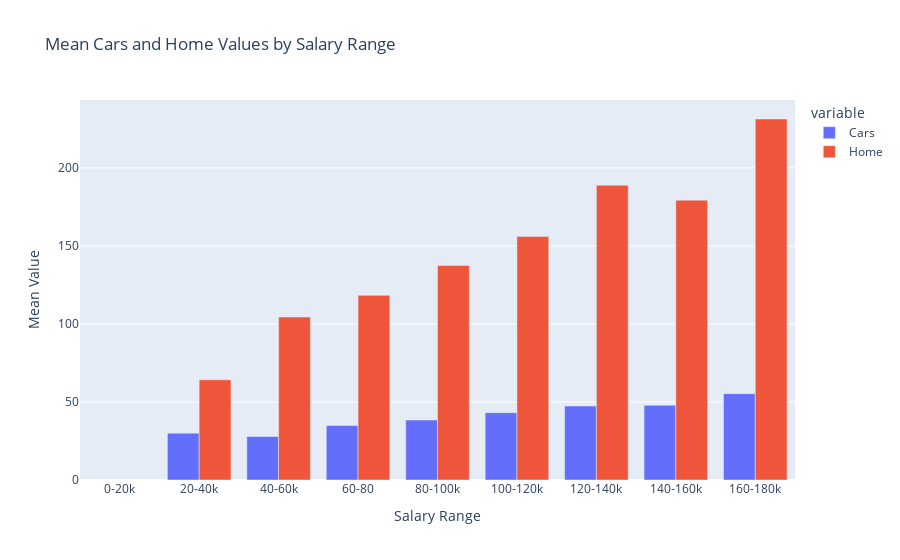

Notebook code cell kept with this figure:
### Markdown cell above
### 2. Higher salaries are associated with more cars and larger homes

### Code cell
# Create a new column for salary range
social_climbers_df['Salary Range'] = pd.cut(social_climbers_df['Salary'], bins=[0, 20, 40, 60, 80, 100, 120, 140, 160, 180],
                            labels=['0-20k', '20-40k', '40-60k', '60-80', '80-100k', '100-120k', '120-140k', '140-160k', '160-180k'])

# Group the data by salary range and calculate the mean of cars and home values for each group
grouped_df = social_climbers_df.groupby('Salary Range').mean()[['Cars', 'Home']]

# Reset the index to make salary range a column
grouped_df = grouped_df.reset_index()

# Create the plot
fig = px.bar(grouped_df, x='Salary Range', y=['Cars', 'Home'], barmode='group',
             title='Mean Cars and Home Values by Salary Range')
fig.update_layout(xaxis_title='Salary Range', yaxis_title='Mean Value')
fig.show()

### Figure 1 — Plotly figure (JSON) as saved in the notebook; plotly's stock layout.template omitted (floating-point values rounded to 4 significant figures)
{"data": [{"alignmentgroup": "True", "hovertemplate": "variable=Cars<br>Salary Range=%{x}<br>value=%{y}<extra></extra>", "legendgroup": "Cars", "marker": {"color": "#636efa", "pattern": {"shape": ""}}, "name": "Cars", "offsetgroup": "Cars", "orientation": "v", "showlegend": true, "textposition": "auto", "type": "bar", "x": ["0-20k", "20-40k", "40-60k", "60-80", "80-100k", "100-120k", "120-140k", "140-160k", "160-180k"], "xaxis": "x", "y": [null, 30, 27.88, 34.93, 38.45, 43.16, 47.38, 47.83, 55.33], "yaxis": "y"}, {"alignmentgroup": "True", "hovertemplate": "variable=Home<br>Salary Range=%{x}<br>value=%{y}<extra></extra>", "legendgroup": "Home", "marker": {"color": "#EF553B", "pattern": {"shape": ""}}, "name": "Home", "offsetgroup": "Home", "orientation": "v", "showlegend": true, "textposition": "auto", "type": "bar", "x": ["0-20k", "20-40k", "40-60k", "60-80", "80-100k", "100-120k", "120-140k", "140-160k", "160-180k"], "xaxis": "x", "y": [null, 64.25, 104.4, 118.3, 137.4, 156.1, 188.8, 179.3, 231.3], "yaxis": "y"}], "layout": {"barmode": "group", "legend": {"title": {"text": "variable"}, "tracegroupgap": 0}, "title": {"text": "Mean Cars and Home Values by Salary Range"}, "xaxis": {"anchor": "y", "domain": [0, 1], "title": {"text": "Salary Range"}}, "yaxis": {"anchor": "x", "domain": [0, 1], "title": {"text": "Mean Value"}}}}
